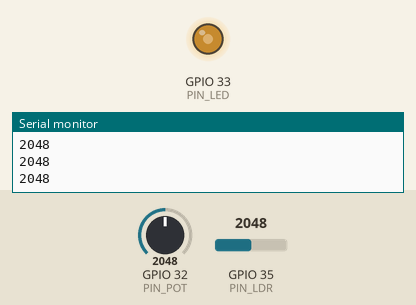
A sketch run on a simulated ESP32. Parts: output pins drawn as LEDs (lit = HIGH), the last lines printed to the serial monitor. Inputs (shaded band) come from the test bench; at power-on: GPIO 35 (PIN_LDR) = 2048, GPIO 32 (PIN_POT) = 2048.

Above: at 1.2 s.
1.3 s: GPIO 35 (PIN_LDR) set to 2866
At 2.1 s:
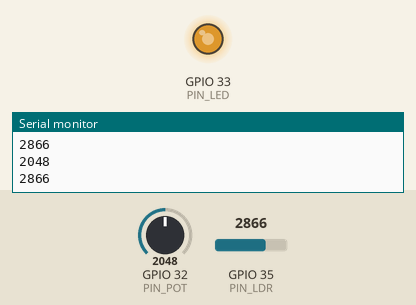
2.8 s: GPIO 35 (PIN_LDR) set to 3603
At 3.4 s:
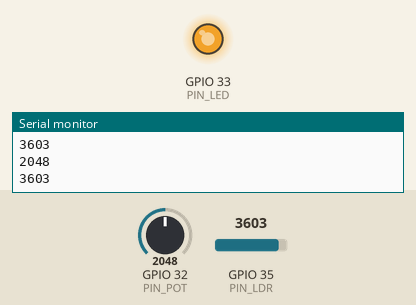
4.3 s: GPIO 35 (PIN_LDR) set to 491
At 4.7 s:
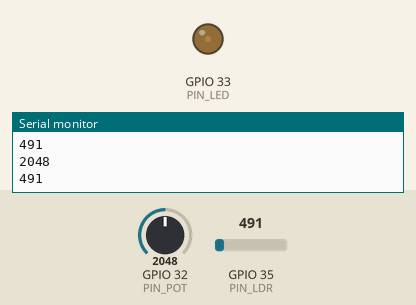
5.8 s: GPIO 35 (PIN_LDR) set to 0
At 7.2 s:
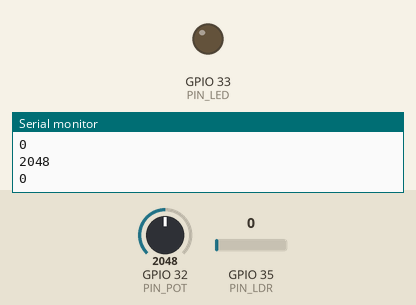
Timing chart, 0 to 8.3 s (numbered marks = the images above; inputs shaded):
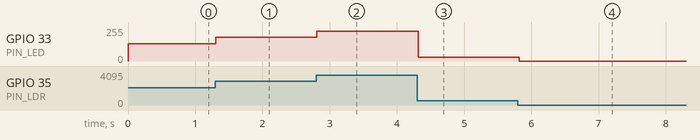

Measured:
- after the input at 1.3 s, GPIO 33 (PIN_LED): 128/255 → 179/255 at once
- after the input at 2.8 s, GPIO 33 (PIN_LED): 179/255 → 225/255 at once
- after the input at 4.3 s, GPIO 33 (PIN_LED): 225/255 → 30/255 at once
- after the input at 5.8 s, GPIO 33 (PIN_LED): 30/255 → 0/255 at once

The sketch:

PWM_y_ADC.ino
```cpp
#define PIN_LED 33      // Pin de PWM (Pulse Width Modulation)
#define PIN_POT 32      // Pin de ADC (Analog to Digital Converter) - potenciómetro
#define PIN_LDR 35      // Pin de ADC (Analog to Digital Converter) - fotoresistor

int pwm_in = 0;
int ldr_in = 0;

void setup() {
  Serial.begin(115200);
  pinMode(PIN_LED, OUTPUT);   // Configuración para led

}

void loop() {

  pwm_in = analogRead(PIN_POT);
  ldr_in = analogRead(PIN_LDR);
  Serial.println(pwm_in);
  Serial.println(ldr_in);

  //analogWrite(PIN_LED, pwm_in/16);
  analogWrite(PIN_LED, ldr_in/16);

  // for(int i=0; i<255; i++){
  //   analogWrite(PIN_LED, i);
  //   delay(10);
  // }
  // for(int i=255; i>0; i--){
  //   analogWrite(PIN_LED, i);
  //   delay(10);
  // }

  delay(100);
}
```
